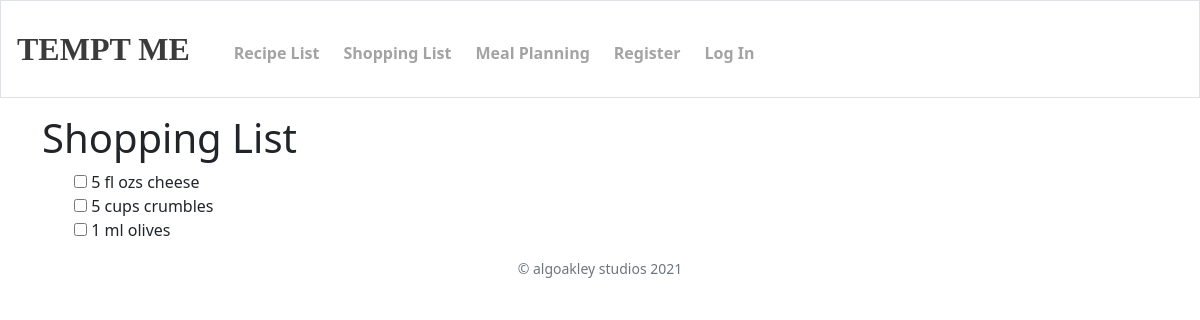
Before: /recipes/shoppinglist/ with the older database file.
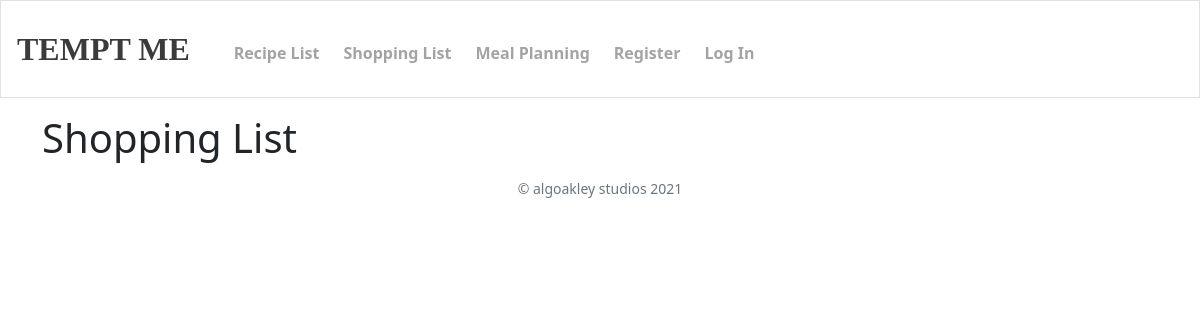
After: the same page with the newer database file.
### recipes/models.py (models this page shows, shortened)
class Ingredient(models.Model):
    ingredient = models.CharField(max_length = 256, unique = True)
    class CategoryChoices(models.TextChoices):
        DAIRY_AND_EGG_PRODUCTS = 'dairy_and_egg_products', _('dairy and egg products')
        SPICES_AND_HERBS = 'spices_and_herbs', _('spices and herbs')
        BABY_FOODS = 'baby_foods', _('baby foods')
        FATS_AND_OILS = 'fats_and_oils', _('fats and oils')
        POULTRY_PRODUCTS = 'poultry_products', _('poultry products')
        SOUPS_SAUCES_AND_GRAVIES = 'soups_sauces_and_gravies', _('soups, sauces, and gravies')
        SAUSAGES_AND_LUNCHEON_MEATS = 'sausages_and_luncheon_meats', _('sausages and luncheon meats')
        BREAKFAST_CEREALS = 'breakfast_cereals', _('breakfast cereals')
        FRUITS_AND_FRUIT_JUICES = 'fruits_and_fruit_juices', _('fruits and fruit juices')
        PORK_PRODUCTS = 'pork_products', _('pork products')
        VEGETABLES_AND_VEGETABLE_PRODUCTS = 'vegetables_and_vegetable_products', _('vegetables and vegetable products')
        NUT_AND_SEED_PRODUCTS = 'nut_and_seed_products', _('nut and seed products')
        BEEF_PRODUCTS = 'beef_products', _('beef products')
        BEVERAGES = 'beverages', _('beverages')
        FINFISH_AND_SHELLFISH_PRODUCTS = 'finfish_and_shellfish_products', _('finfish and shellfish products')
        LEGUMES_AND_LEGUME_PRODUCTS = 'legumes_and_legume_products', _('legumes and legume products')
        LAMB_VEAL_AND_GAME_PRODUCTS = 'lamb_veal_and_game_products', _('lamb, veal, and game products')
        BAKED_PRODUCTS = 'baked_products', _('baked products')
        SWEETS = 'sweets', _('sweets')
        CEREAL_GRAINS_AND_PASTA = 'cereal_grains_and_pasta', _('cereal grains and pasta')
        FAST_FOODS = 'fast_foods', _('fast foods')
        MEALS_ENTREES_AND_SIDE_DISHES = 'meals_entrees_and_side_dishes', _('meals, entrees, and side dishes')
        SNACKS = 'snacks', _('snacks')
        AMERICAN_INDIAN_AND_ALASKA_NATIVE_FOODS = 'american_indian_and_alaska_native_foods', _('american indian and alaska native foods')
        RESTAURANT_FOODS = 'restaurant_foods', _('restaurant foods')
        BRANDED_FOOD_PRODUCTS_DATABASE = 'branded_food_products_database', _('branded food products database')
        QUALITY_CONTROL_MATERIALS = 'quality_control_materials', _('quality control materials')
        ALCOHOLIC_BEVERAGES = 'alcoholic_beverages', _('alcoholic beverages')
        OTHER = 'other', _('other')
    category = models.CharField(
        max_length = 256,
        choices = CategoryChoices.choices,
        default = CategoryChoices.OTHER
    )
    typical_serving_size = models.DecimalField(max_digits = 20, decimal_places = 3, null = True, blank = True, default = 0)
    typical_serving_unit = models.CharField(max_length = 50, null = True, blank = True, default = "undefined")
    weight_per_serving = models.DecimalField(max_digits = 20, decimal_places = 3, null = True, blank = True, default = 0)
    def __nutrient_field():
        return models.DecimalField(max_digits = 20, decimal_places = 3, default = 0)
    protein = __nutrient_field()
    fat = __nutrient_field()
    carbs = __nutrient_field()
    calories = __nutrient_field()
    sugar = __nutrient_field()
    fiber = __nutrient_field()
    sodium = __nutrient_field()
    cholesterol = __nutrient_field()
    transfats = __nutrient_field()
    satfats = __nutrient_field()
    monounsatfats = __nutrient_field()
    polyunsatfats = __nutrient_field()
    def __str__(self):
        return self.ingredient

class IngQuant(models.Model):
    ingredient = models.ForeignKey(Ingredient, on_delete = models.CASCADE)
    quantity = models.DecimalField(max_digits = 7, decimal_places = 2)
    recipe = models.ForeignKey(Recipe, on_delete = models.CASCADE)
    class UnitChoices(models.TextChoices):
        GRAM = "gram", _("gram")
        WTOZ = "wt oz", _("wt oz")
        FLOZ = "fl oz", _("fl oz")
        CUP = "cup", _("cup")
        TSP = "tsp", _("tsp")
        TBSP = "tbsp", _("tbsp")
        ML = "ml", _("mL")
        UNIT = "", _("")
        CAN = "can", _("can")
        PINT = 'pint', _('pint')
        QUART = 'quart', _('quart')
        GALLON = 'gallon', _('gallon')
        LITER = "liter", _('liter')
        KILO = "kilo", _('kilo')
        LB = "lb", _('lb')
        UNDETERMINED = "undetermined", _('undetermined')
    unit = models.CharField(
        max_length = 13,
        choices = UnitChoices.choices,
        default = UnitChoices.GRAM
    )

### recipes/views.py (the view)
# urls.py: path('shoppinglist/', views.shopping, name="shopping"),
def shopping(request):
    recipes = Recipe.objects.filter(in_shopping=True)
    shopping_list = {}
    for recipe in recipes:
        ingquants = recipe.get_ingquants()
        for ingquant in ingquants:
            if ingquant.ingredient in shopping_list.keys():
                if shopping_list[ingquant.ingredient][1] != ingquant.unit:
                    ingquant = convert_units(ingquant.quantity, ingquant.unit, shopping_list[ingquant.ingredient][1])
                shopping_list[ingquant.ingredient][0] += ingquant.quantity
            else:
                shopping_list[ingquant.ingredient] = [ingquant.quantity, ingquant.unit]
    return render(request, 'recipes/shopping.html', {"shopping_list": shopping_list})

### recipes/models.py (called while the page is built)
    def get_ingquants(self):
        return IngQuant.objects.filter(recipe = self.id)

### recipes/templates/recipes/shopping.html (shortened to what this page needs)
{% extends "base.html" %}
{% block main %}
<h1>Shopping List</h1>
<ul class="invisible_bullet">
    {% for key, value in shopping_list.items %}
    <li>
        <input type="checkbox" name="ing_checkbox">
        <label for="ing_checkbox">
            {{ value.0|floatformat }} {{ value.1|lower }}{{ value.0|pluralize }} {{ key }}
        </label>
    </li>
    {% endfor %}
</ul>
{% endblock %}

### templates/base.html (shortened to what this page needs)
<!DOCTYPE html>
<html lang="en">
{% load static %}
    <head>
        <link href="https://cdn.jsdelivr.net/npm/bootstrap@5.0.0-beta3/dist/css/bootstrap.min.css" rel="stylesheet">
        <link href= {% static 'styles.css' %} rel="stylesheet">
    </head>
    <body>
        <nav class="navbar navbar-expand-md sticky-top navbar-light border">
            <a class="navbar-brand" href="{% url 'recipes:index' %}">Tempt Me</a>
            <div class="collapse navbar-collapse" id="navbar">
                <ul class="navbar-nav mr-auto mt-2">
                    <li class="nav-item"><a class="nav-link" href="{% url 'recipes:index' %}">Recipe List</a></li>
                    <li class="nav-item"><a class="nav-link" href="{% url 'recipes:shopping' %}">Shopping List</a></li>
                    <li class="nav-item"><a class="nav-link" href="{% url 'recipes:planning' %}">Meal Planning</a></li>
                </ul>
                <ul class="navbar-nav ml-auto mt-2">
                    <li class="nav-item"><a class="nav-link" href="/register">Register</a></li>
                    <li class="nav-item"><a class="nav-link" href="/login">Log In</a></li>
                </ul>
            </div>
        </nav>
        <main class="container">
            {% block main %}{% endblock %}
        </main>
        <footer class="small text-center text-muted">
            &#169 algoakley studios 2021
        </footer>
    </body>
</html>

### static/styles.css (style rules this page uses)
.navbar { background-image: url(https://upload.wikimedia.org/wikipedia/commons/thumb/9/91/Fruits_veggies.png/1024px-Fruits_veggies.png); color:black; font-weight:bold; }
.navbar-brand { padding:.5em; font-size: 2em; font-family:Cambria, Cochin, Georgia, Times, 'Times New Roman', serif; text-transform: uppercase; color:#18096e; font-weight: bolder; background-color: white; opacity:.85; }
.nav-item { background-color: white; opacity:.65; margin:.25em; }
.nav-link { color:black; }
main { margin:1em; }

Changed rows visible on the page:
removed Ingredient: quantity "5", unit "fl oz", ingredient "cheese"
removed Ingredient: quantity "5", unit "cup", ingredient "crumbles"
removed Ingredient: quantity "1", unit "ml", ingredient "olives"
